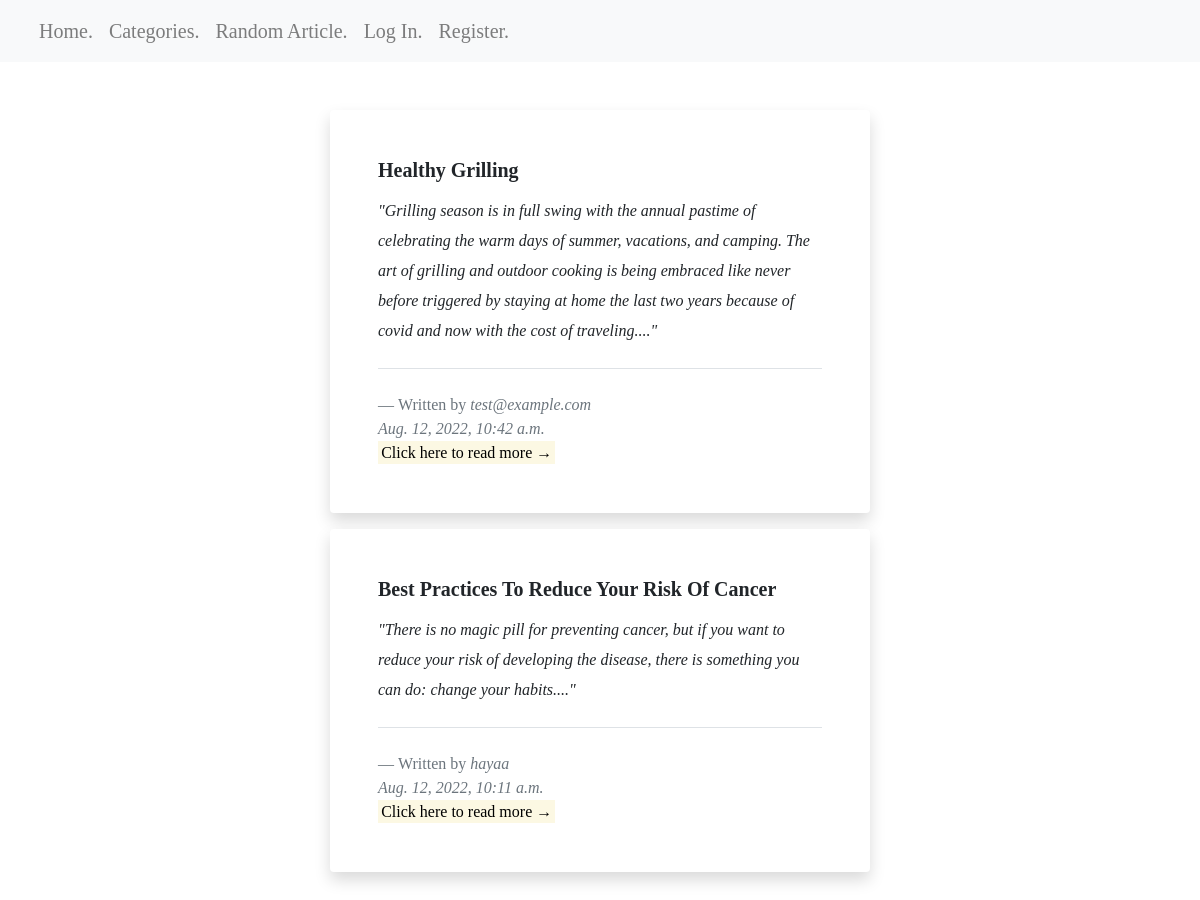
Before: /category/2 with the older database file.
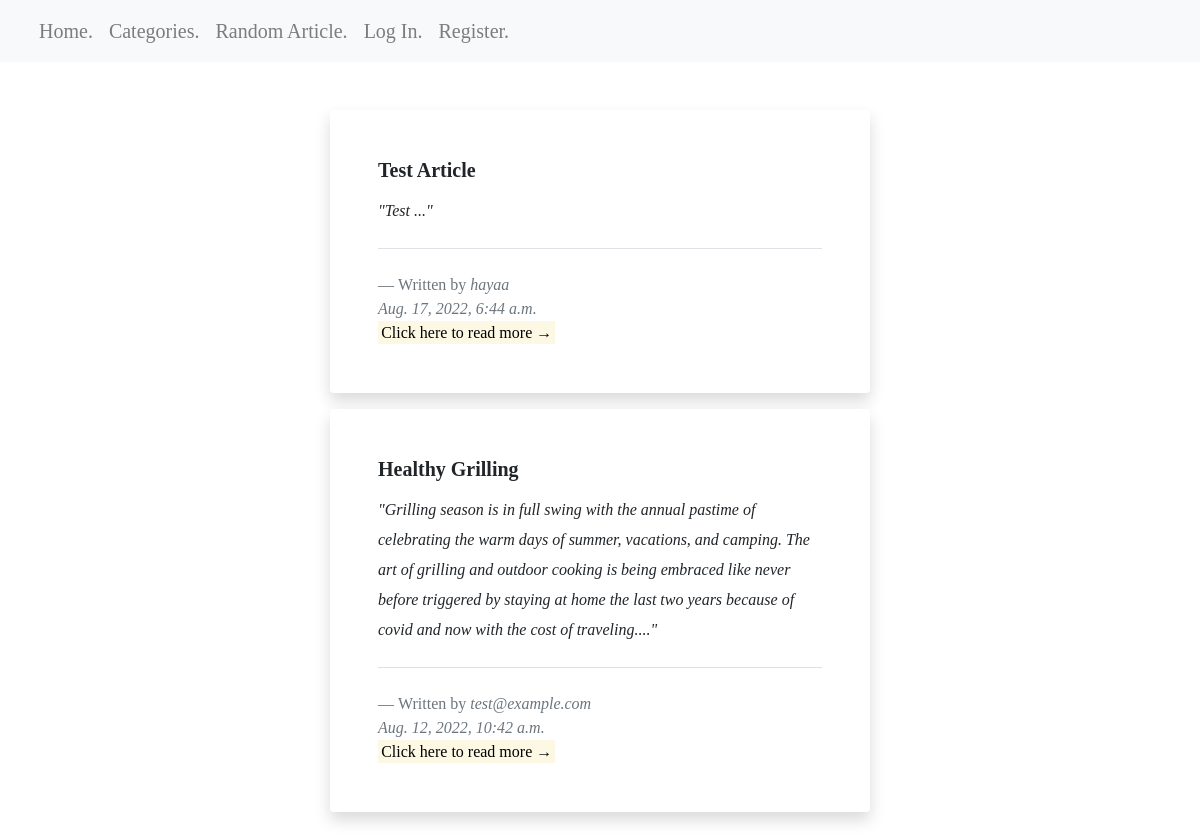
After: the same page with the newer database file.
### final/models.py (models this page shows, shortened)
class Article(models.Model):
    title = models.CharField(max_length=1000)
    author = models.ForeignKey(User, on_delete=models.CASCADE, related_name="articles")
    brief = models.TextField()
    text = models.TextField()
    date = models.DateTimeField(auto_now_add=True)
    category = models.ForeignKey(Categories, on_delete=models.CASCADE, blank=True, null=True, related_name="categories")
    read_later = models.ManyToManyField(User, blank=True, related_name="read_later")

class User(AbstractUser):
    pass

### final/views.py (the view)
# urls.py: path("category/<int:category_id>", views.category, name="category"),
def category(request, category_id):
    category = Categories.objects.get(pk=category_id)
    articles = Article.objects.filter(category=category).order_by('-date')
    return render(request, "final/category.html", {
        "articles": articles
    })

### final/templates/final/category.html (shortened to what this page needs)
{% extends "final/layout.html" %}
{% load static %}
{% block body %}
   <section class="py-5">
    <div class="container">
    {% for article in articles %}
        <div class="row">
            <div class="col-lg-6 mx-auto" onclick="this.querySelector('a').click(); return true;">
                <blockquote class="blockquote blockquote-custom bg-white p-5 shadow rounded">
                    <h5 class="card-title"><b>{{ article.title }}</b></h5>
                    <p class="mb-0 mt-2 font-italic"><small>"{{ article.brief }}..."</small></p>
                    <footer class="blockquote-footer pt-4 mt-4 border-top">Written by
                        <cite title="Source Title">{{ article.author }}</cite>
                        <br>
                        <cite title="Source Title">{{ article.date }}</cite>
                        <br>
                        <a  class="text-decoration-none text-dark" href="{% url 'article' article.id %}"><mark>Click here to read more →</mark></a>
                    </footer>
                </blockquote>
            </div>
        </div>
        {% endfor %}
    </div>
</section>
{% endblock %}

### final/templates/final/layout.html (shortened to what this page needs)
{% load static %}
<!DOCTYPE html>
<html lang="en">
    <head>
        <link href="https://cdn.jsdelivr.net/npm/bootstrap@5.2.0/dist/css/bootstrap.min.css" rel="stylesheet">
        <link rel="stylesheet" href="https://stackpath.bootstrapcdn.com/bootstrap/4.4.1/css/bootstrap.min.css">
        <link rel="stylesheet" href="{% static 'final/styles.css' %}">
        <link rel="stylesheet" href="https://cdn.jsdelivr.net/npm/bootstrap-icons@1.9.1/font/bootstrap-icons.css">
        <link rel="stylesheet" href="https://cdnjs.cloudflare.com/ajax/libs/font-awesome/4.7.0/css/font-awesome.min.css">
    </head>
    <body>
      <nav class="navbar navbar-expand-lg navbar-light bg-light">
        <div class="container-fluid">
          <div class="collapse navbar-collapse" id="navbarNav">
            <ul class="navbar-nav">
              <li class="nav-item">
                <a class="nav-link" href="{% url 'index' %}">Home.</a>
              </li>
              <li class="nav-item">
                <a class="nav-link" href="{% url 'categories' %}">Categories.</a>
              </li>
              <li class="nav-item">
                <a class="nav-link" href="{% url 'random' %}">Random Article.</a>
              </li>
              {% if user.is_authenticated %}
              <li class="nav-item">
                <a class="nav-link" href="{% url 'new_article' %}">Create an Article.</a>
              </li>
              <li class="nav-item">
                <a class="nav-link" href="{% url 'read_later' %}">Read Later.</a>
              </li>
              <li class="nav-item">
              <a class="nav-link" href="#"><strong>{{ user.username }}</strong></a>
              </li>
              <li class="nav-item">
                <a class="nav-link" href="{% url 'logout' %}">Log Out.</a>
              </li>
              {% else %}
              <li class="nav-item">
                <a class="nav-link" href="{% url 'login' %}">Log In.</a>
              </li>
              <li class="nav-item">
                <a class="nav-link" href="{% url 'register' %}">Register.</a>
              </li>
              {% endif %}
            </ul>
          </div>
        </div>
      </nav>
        <div class="container-fluid">
            {% block body %}
            {% endblock %}
        </div>
    </body>
</html>

### final/static/final/styles.css (style rules this page uses)
body { font-family: 'Times New Roman', serif; background-color: white; background-size: 100%; }
.nav-link { color: black; font-size: 20px; }

Changed rows visible on the page:
removed Article: title "Best Practices To Reduce Your Risk Of Cancer", brief "There is no magic pill for preventing cancer, but if you want to reduce your risk of developing the disease, there is something you can do: change your habits.", author "hayaa", date "Aug. 12, 2022, 10:11 a.m."
added Article: title "Test Article", brief "Test", author "hayaa", date "Aug. 17, 2022, 6:44 a.m."
